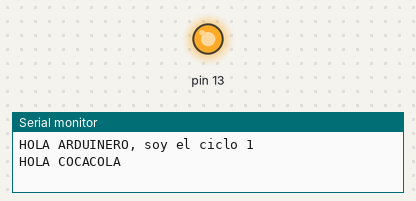
Bench run of a sketch on a simulated Arduino Uno, built with avr-gcc and run on an emulated ATmega328P. On the bench: output pins drawn as LEDs (lit = HIGH), the last lines printed to the serial monitor.

Above: at 1.5 s.
At 4.5 s:
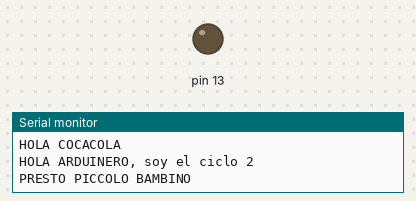
Timing chart, 0 to 7.8 s (numbered marks = the images above):
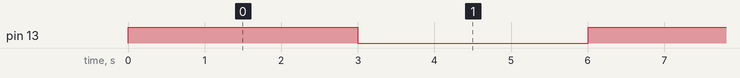

Measured:
- by itself, pin 13: alternates HIGH for 3.0 s and LOW for 3.0 s, 6 changes in all, then stays LOW

The sketch:

ptrFuncion.ino
```cpp
/*
 --- punteros a funciones (https://forum.arduino.cc/index.php?topic=84682.0)
 */

#include <Arduino.h>

class objeto {
  public:
    void imprimirAlgo() { Serial.println("Imprimiré algo"); };
};

// --- Yo no hago nada
void nadaDeNada() { Serial.println("YO NO HAGO NADA"); }


// --- Yo soy una función que enciendo el led del Arduino
void encenderLed() { digitalWrite(13, HIGH); }

// --- Yo soy una función que apago el led del Arduino
void apagarLed() { digitalWrite(13, LOW); }

// --- Yo soy una función que imprimo hola por el serial
void decirHola() { Serial.println("HOLA COCACOLA"); }

// --- Yo soy una función que imprimo presto por el serial
void decirPresto() { Serial.println("PRESTO PICCOLO BAMBINO"); }

// --- Yo soy una función que hago tonterías
void tonteria() { Serial.println("--  ESTOY HACIENDO TONTERIAS --"); }


// --- YO EJECUTO LO QUE ME ECHEN ENCIMA
void ejecutador( void( *queHago )() ) { ( *queHago )(); }


// --- byte, que la memoria está muy cara
byte veces=0;

// --- Un puntero ABSTRACTO A UNA FUNCION, NI IDEA DE CUAL, Global
void ( *noSeLoQueSoy_GLOBAL )();


// --- Instanciemos el objeto
objeto cosa;


// --- Preparemos el escenario
void setup() {
    pinMode(13, OUTPUT);
    Serial.begin(9600);

   // --- Si, ya sé que es una tontería
   veces = 0;
}


// --- ¡¡ VAMOS A VER QUE PASA !!

void loop() {

   // --- Vamos a contar las veces que damos vueltas
   veces ++;

   Serial.println();Serial.println();Serial.println();
   Serial.println( "HOLA ARDUINERO, soy el ciclo " + String(veces) );


   // --- Un puntero ABSTRACTO A UNA FUNCION, NI IDEA DE CUAL, local
   void static (* noSeLoQueSoy_LOCAL)();


   /* --- Aquí ocurren un montón de cosas complicadas que no las entiende ni el
          que las programó, pero que funcionan
    */

   if (veces == 1) {
      noSeLoQueSoy_GLOBAL = decirHola;
      noSeLoQueSoy_LOCAL  = encenderLed;
   }

   /* --- Aquí ocurren un montón de cosas que pueden modificar el valor de veces
          no importa por qué, pero supongamos que ocurre, o incluso cambiar el
          puntero
    */

   if (veces == 2) {
      noSeLoQueSoy_GLOBAL = decirPresto;
      noSeLoQueSoy_LOCAL  = apagarLed;
   }

   /* --- Aquí ocurren otro montón de cosas que pueden modificar el valor de
          veces o vete tu a saber
    */

   if (veces == 3) {
      noSeLoQueSoy_GLOBAL = tonteria;
      noSeLoQueSoy_LOCAL  = encenderLed;
   }

   /* --- Más cosas raras
    */

   if (veces == 4) {
      noSeLoQueSoy_GLOBAL = decirPresto;
      noSeLoQueSoy_LOCAL  = apagarLed;
   }

   /* --- Más cosas raras
    */

   if (veces == 5) {
      noSeLoQueSoy_GLOBAL = decirHola;
      noSeLoQueSoy_LOCAL  = encenderLed;
   }

   /* --- Más cosas Más raras
    */

   if (veces == 6) {
      noSeLoQueSoy_GLOBAL = decirPresto;
      noSeLoQueSoy_LOCAL  = apagarLed;
   }

   /* --- MUCHAS Más cosas Más raras
    */

   if (veces == 7) {
      noSeLoQueSoy_GLOBAL = tonteria;
   }

   if (veces == 8) {
      noSeLoQueSoy_LOCAL  = apagarLed;
   }


   /* --- Por cierto ¿Piensas que cuando veces > 7 no pasará nada? JEJEJEJE
    */


   /* --- Pedazo de código más largo que el quijote
    */


   /* --- Y ahora se sabe qué se tendría que hacer de ese montón de cosas
          posibles. ¿Miles de if endif?
    */

   // --- YO EJECUTO LO QUE ME ECHEN ENCIMA
   ejecutador( noSeLoQueSoy_GLOBAL );
   ejecutador( noSeLoQueSoy_LOCAL );


   // --- Aquí pongo un delay de esos que tanto les gusta a la comunidad Arduino
   delay(3000);


   // --- PREMIO SI AVERIGUAS POR QUÉ DESPUÉS DEL CICLO 7 NO SE APAGA EL LED
}
```
